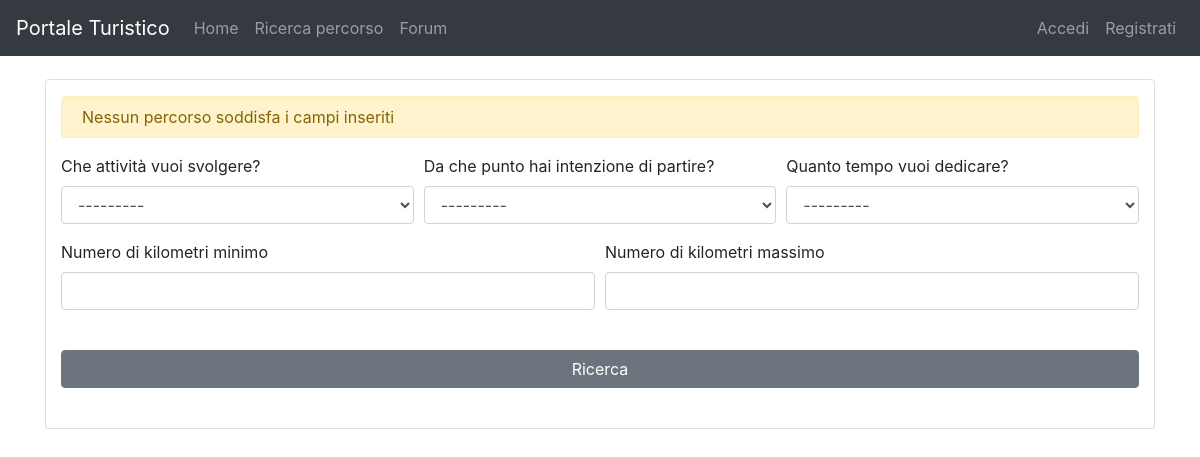
The page /path/search/ on the database as committed earlier.
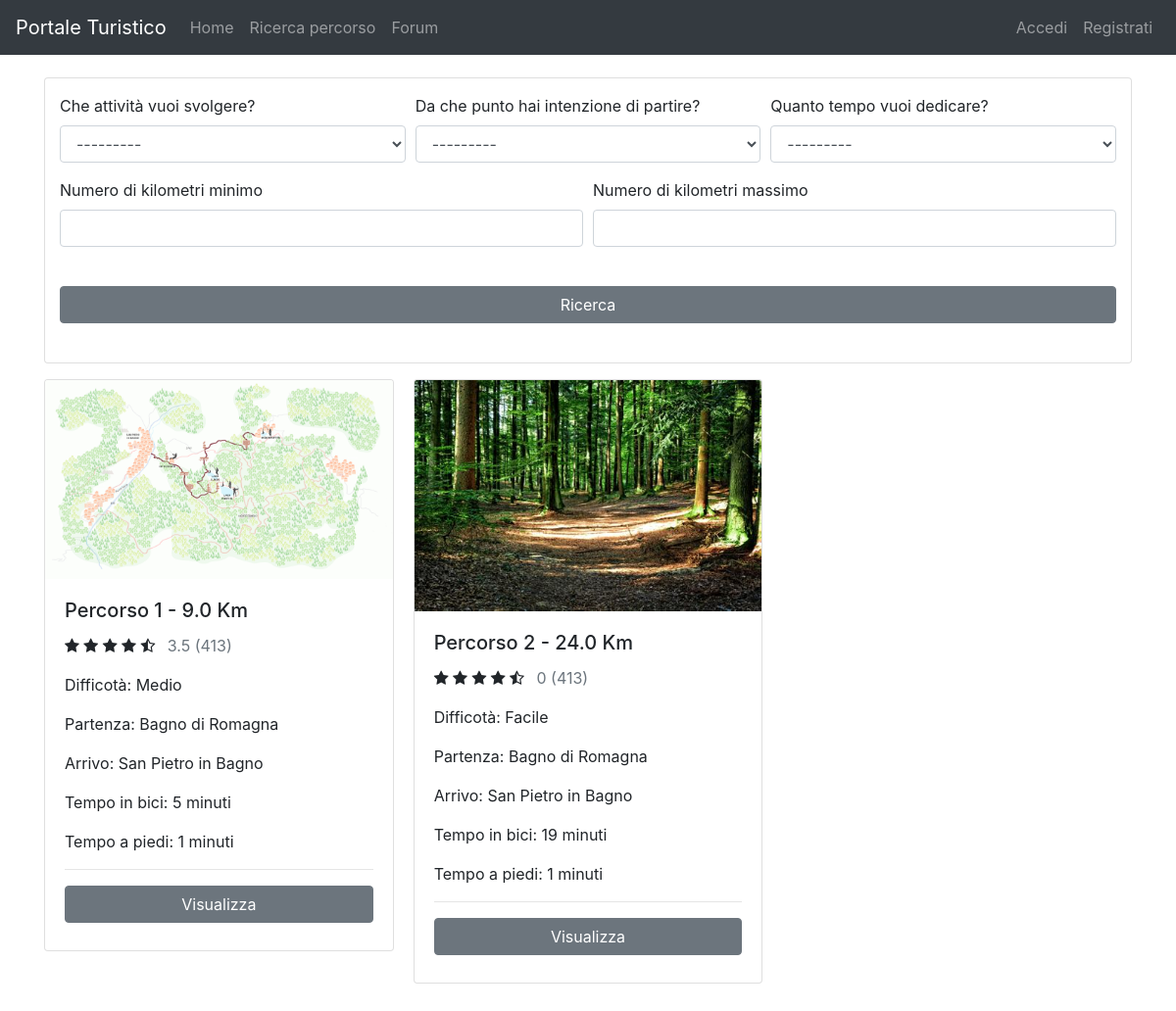
The same page on the database as committed later.
### pathManagement/models.py (models this page shows, shortened)
class Path(models.Model):
    activityChoices = (
        ('relax', 'Relax'),
        ('didattica', 'Didattica'),
        ('esplorazione', 'Esplorazione'),
        ('escursionismo', 'Escursionismo'),
    )
    locationChoices = (
        ('bagnodiromagna', 'Bagno di Romagna'),
        ('sanpietroinbagno', 'San Pietro in Bagno'),
        ('acquapartita', 'Acquapartita'),
        ('laghi', 'Laghi'),
        ('alfero', 'Alfero'),
    )
    difficultyChoices = (
        ('facile', 'Facile'),
        ('medio', 'Medio'),
        ('difficile', 'Difficile'),
    )
    contextChoices = (
        ('collinare', 'Collinare'),
        ('urbano', 'Urbano'),
        ('fluviale', 'Fluviale'),
        ('boschivo', 'Boschivo'),
        ('laghi', 'Laghi'),
    )
    transportChoices = (
        ('automobile', 'Automobile'),
        ('bicidacittà', 'Bici da città'),
        ('piedi', 'Piedi'),
        ('mountainbike', 'Mountain bike'),
    )
    audienceChoices = (
        ('famiglia', 'Famiglia'),
        ('gruppi', 'Gruppi'),
        ('coppie', 'Coppie'),
        ('mobilitàridotta', 'Mobilità ridotta'),
        ('escursionisti', 'Escursionisti'),
        ('sportivi', 'Sportivi'),
    )
    id = models.PositiveIntegerField(primary_key=True)
    activity = models.CharField(max_length=30, choices=activityChoices)
    start = models.CharField(max_length=30, choices=locationChoices)
    end = models.CharField(max_length=30, choices=locationChoices)
    gradient = models.IntegerField()
    walkTime = models.PositiveIntegerField()
    bikeTime = models.PositiveIntegerField(blank=True, default=0)
    carriageablePath = models.FloatField(blank=True, default=0, validators=[MinValueValidator(0)])
    nonCarriageablePath = models.FloatField(blank=True, default=0, validators=[MinValueValidator(0)])
    totalKilometers = models.FloatField(editable=False, blank=True, default='0')
    difficulty = MultiSelectField(choices=difficultyChoices)
    difficultyImage = models.ImageField(blank=False, upload_to=user_directory_path)
    context = MultiSelectField(choices=contextChoices)
    contextImage = models.ImageField(blank=False, upload_to=user_directory_path)
    transport = MultiSelectField(choices=transportChoices)
    transportImage = models.ImageField(blank=False, upload_to=user_directory_path)
    audience = MultiSelectField(choices=audienceChoices)
    audienceImage = models.ImageField(blank=False, upload_to=user_directory_path)
    path = models.ImageField(blank=False, upload_to=user_directory_path)
    cover = models.ImageField(blank=False, upload_to=user_directory_path)

### pathManagement/views.py (the view)
# urls.py: path('search/', searchPath, name='searchPath'),
def searchPath(request):
    km_max = request.GET.get('km_max')
    km_min = request.GET.get('km_min')
    path_list = Path.objects.all()
    if km_max and float(km_max) <= 0:
        messages.error(request, "Valore di km massimo non accettato")
        path_list = Path.objects.none()
    if km_min and float(km_min) <= 0:
        messages.error(request, "Valore di km minimoadd icon  non accettato")
        path_list = Path.objects.none()
    if km_min and km_max:
        if float(km_min) > float(km_max):
            messages.error(request, "Il kilometri minimi non possono essere maggiori dei kilometri massimi!")
            path_list = Path.objects.none()
    path_filter = PathFilter(request.GET, queryset=path_list)
    review = {}
    for path in path_filter.qs:
        review[path.pk] = 0
        val = Review.objects.filter(path=path).values('valuation')
        iteration = val.count()
        for i in val:
            review[path.pk] = review[path.pk] + i['valuation'] / iteration
    return render(request, 'searchPath.html', {'filter': path_filter, 'review': review})

### pathManagement/templates/searchPath.html (shortened to what this page needs)
{% extends 'base.html' %}
{% load crispy_forms_tags %}
{% block slideshow %}
    <div class="container py-4">
        <div class="card py-3">
            <div class="col-md-12">
                {% if not filter.qs %}
                    <div class="alert alert-warning py-2" role="alert">
                        Nessun percorso soddisfa i campi inseriti
                    </div>
                {% endif %}
                <form method="get">
                    <div class="form-row">
                        <div class="form-group col-md mb-0">
                            {{ filter.form.activity|as_crispy_field }}
                        </div>
                        <div class="form-group col-md mb-0">
                            {{ filter.form.start|as_crispy_field }}
                        </div>
                        <div class="form-group col-md mb-0">
                            {{ filter.form.end_time|as_crispy_field }}
                        </div>
                    </div>
                    <div class="form-row">
                        <div class="form-group col-md mb-0">
                            {{ filter.form.km_min|as_crispy_field }}
                        </div>
                        <div class="form-group col-md mb-0">
                            {{ filter.form.km_max|as_crispy_field }}
                        </div>
                    </div>
                    <button class="btn btn-secondary btn-rounded btn-block my-4 z-depth-0" type="submit">
                        Ricerca
                    </button>
                </form>
            </div>
        </div>
        <div class="card-columns py-3">
            {% for path in filter.qs %}
                <div class="card">
                    <img class="bd-placeholder-img card-img-top"
                         src="{{ path.cover.url }}" aria-label="Placeholder: Image cap"
                         preserveAspectRatio="xMidYMid slice" role="img">
                    <rect width="100%" height="100%" fill="#868e96"/>
                    <div class="card-body">
                        <h5 class="card-title">Percorso {{ path.id }} - {{ path.totalKilometers }} Km</h5>
                        <ul class="list-unstyled list-inline rating mb-0">
                            <li class="list-inline-item mr-0"><i class="fa fa-star amber-text"> </i></li>
                            <li class="list-inline-item mr-0"><i class="fa fa-star amber-text"></i></li>
                            <li class="list-inline-item mr-0"><i class="fa fa-star amber-text"></i></li>
                            <li class="list-inline-item mr-0"><i class="fa fa-star amber-text"></i></li>
                            <li class="list-inline-item"><i class="fa fa-star-half-o" aria-hidden="true"></i></li>
                            <li class="list-inline-item"><p class="text-muted">
                                {% for key,value in review.items %}
                                    {% if key == path.id %}
                                        {{ value }}
                                    {% endif %}
                                {% endfor %} (413)</p></li>
                        </ul>
                        <p>Difficotà: {{ path.difficulty }}</p>
                        <p>Partenza: {{ path.get_start_display }}</p>
                        <p>Arrivo: {{ path.get_end_display }}</p>
                        <p>Tempo in bici: {{ path.bikeTime }} minuti</p>
                        <p>Tempo a piedi: {{ path.walkTime }} minuti</p>
                        <hr/>
                        <button class="btn btn-secondary btn-rounded btn-block my-2 z-depth-0" type="submit">
                            Visualizza
                        </button>
                    </div>
                </div>
            {% endfor %}
        </div>
    </div>
{% endblock %}

### templates/base.html (shortened to what this page needs)
{% load static %}
<!doctype html>
<html lang="en">
<head>
    <link rel="stylesheet" href="https://stackpath.bootstrapcdn.com/bootstrap/4.5.0/css/bootstrap.min.css"
>
    <link rel="stylesheet" href="https://cdnjs.cloudflare.com/ajax/libs/font-awesome/4.7.0/css/font-awesome.min.css">
    <link rel="stylesheet" href="{% static 'css/style.css' %}">
</head>
<body>
<header>
    <nav class="navbar navbar-expand-md navbar-dark fixed-top bg-dark">
        <a class="navbar-brand" href="{% url 'homepage' %}">Portale Turistico</a>
        <div class="collapse navbar-collapse" id="navbarNav">
            <ul class="navbar-nav">
                <li class="nav-item">
                    <a class="nav-link" href="{% url 'homepage' %}">Home <span class="sr-only">(current)</span></a>
                </li>
                <li class="nav-item">
                    <a class="nav-link" href="{% url 'searchPath' %}">Ricerca percorso</a>
                </li>
                <li class="nav-item">
                    <a class="nav-link" href="#">Forum</a>
                </li>
            </ul>
            {% if not user.is_authenticated %}
                <ul class="navbar-nav ml-auto">
                    <li class="nav-item">
                        <a class="nav-link" href="{% url 'login' %}">Accedi</a>
                    </li>
                    <li class="nav-item">
                        <a class="nav-link" href="{% url 'registration' %}">Registrati</a>
                    </li>
                </ul>
            {% endif %}
        </div>
    </nav>
    {% block slideshow %}{% endblock %}
</header>
<main class="py-5">
</main>
</body>
</html>

### static/css/style.css (style rules this page uses)
body { padding-top: 55px; height: 100%; position: relative; }
html, header, .view { height: 100%; }
@media (min-width: 576px) { .card-columns { column-count: 2; } }
@media (min-width: 768px) { .card-columns { column-count: 2; } }
@media (min-width: 992px) { .card-columns { column-count: 3; } }
@media (min-width: 1200px) { .card-columns { column-count: 3; } }

Rows that differ between the two databases and show on the page:
added Path: cover (picture), id "1", totalKilometers "9.0", review "3.5", difficulty "Medio", start "Bagno di Romagna", end "San Pietro in Bagno", bikeTime "5", walkTime "1"
added Path: cover (picture), id "2", totalKilometers "24.0", review "0", difficulty "Facile", start "Bagno di Romagna", end "San Pietro in Bagno", bikeTime "19", walkTime "1"
Other text that changed with them:
text no longer shown: "Nessun percorso soddisfa i campi inseriti"
